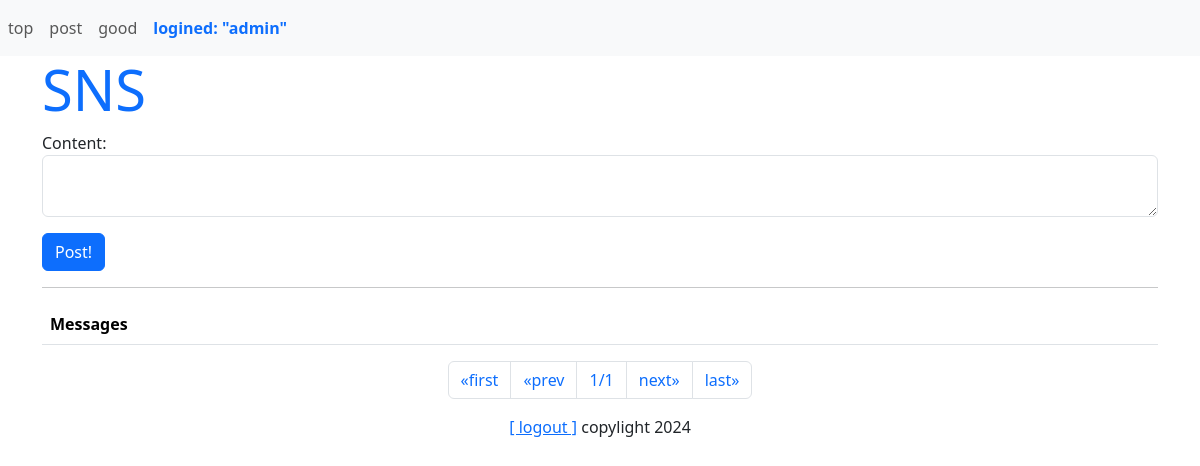
The page /sns/ (signed in) on the database as committed earlier.
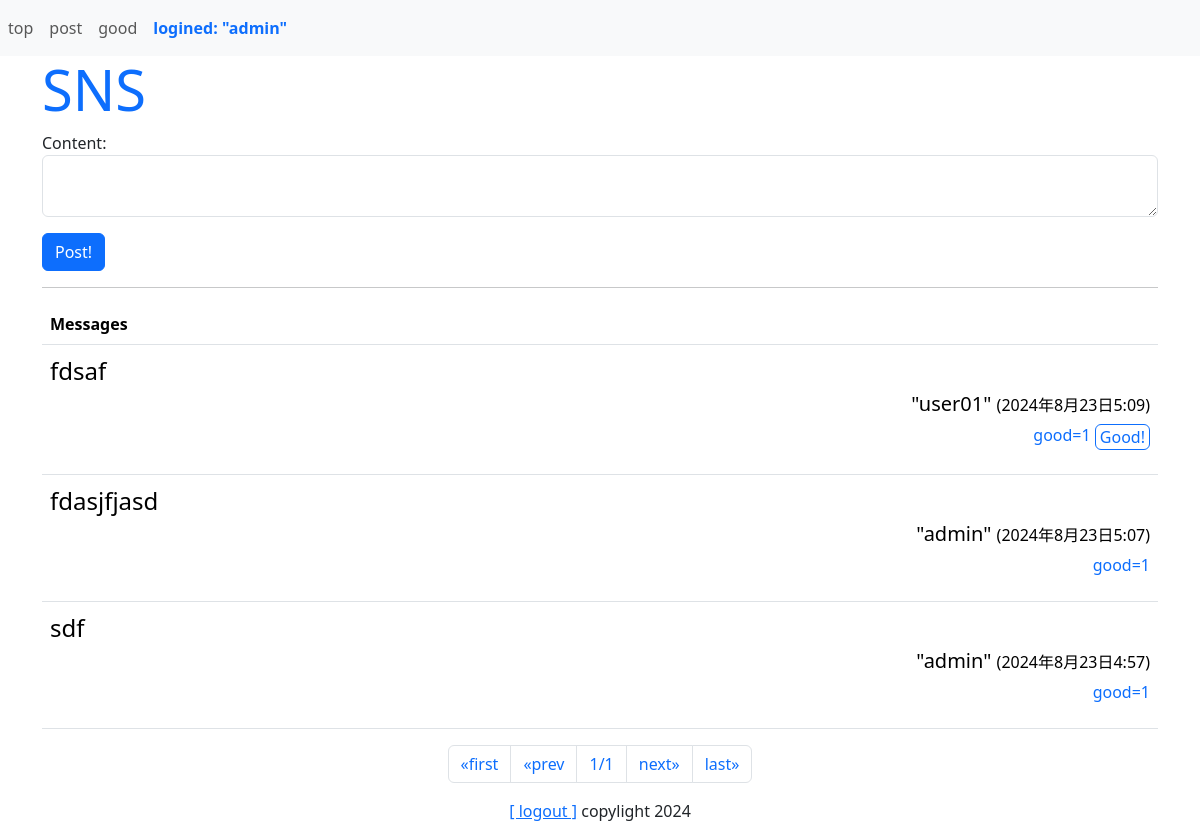
The same page on the database as committed later.
### sns/models.py (models this page shows, shortened)
class Message(models.Model):
    owner = models.ForeignKey(User,on_delete=models.CASCADE, related_name='message_owner')
    content = models.TextField(max_length=1000)
    good_count = models.IntegerField(default=0)
    pub_date = models.DateTimeField(auto_now_add=True)
    class Meta:
        ordering = ('-pub_date',)

### sns/views.py (the view)
# urls.py: path('', views.index, name='index'),
@login_required(login_url='/admin/login')
def index(request,page=1):
    max = 10
    form = PostForm(request.user)
    msgs = Message.objects.all()
    paginate = Paginator(msgs,10)
    page_items = paginate.get_page(page)
    params = {
        'login_user':request.user,
        'form':form,
        'contents':page_items
    }
    return render(request,'sns/index.html',params)

### sns/forms.py
class PostForm(forms.Form):
    content = forms.CharField(max_length=500, widget=forms.Textarea(attrs={'class':'form-control','rows':2}))
    def __init__(self,user,*args, **kwargs):
        super(PostForm,self).__init__(*args, **kwargs)

### hello/views.py (called while the page is built)
def sample_middleware(get_response):
    def middleware(request):
        counter = request.session.get('counter',0)
        request.session['counter'] = counter + 1
        response = get_response(request)
        print("count:" + str(counter))
        return response
    return middleware

### sns/templates/sns/index.html (shortened to what this page needs)
{% extends 'sns/layout.html' %}
{% block header %}
<h1 class="display-4 text-primary">SNS</h1>
{% endblock %}
{% block content %}
<form action="{% url 'post' %}" method="POST">
    {{ form.as_p }}
    <button class="btn btn-primary">Post!</button>
</form>
<hr>
<table class="table mt-3">
    <tr>
        <th>Messages</th>
    </tr>
    {% for item in contents %}
    <tr>
        <td>
            <p class="fs-4 my-0">{{ item.content }}</p>
            <p class="my-0 text-end">
                <span class="fs-5">
                    "{{ item.owner }}"
                </span>
                <span class="fs-6">
                    ({{ item.pub_date }})
                </span>
            </p>
            <p class="mt-1 fs-6 text-end">
                <span class="h6 text-primary">
                    good={{ item.good_count }}
                </span>
                <span class="float-right">
                    {% if item.owner != login_user %}
                    <a href="{% url 'good' item.id %}">
                        <button class="py-0 px-1 btn btn-outline-primary">Good!</button>
                    </a>
                    {% endif %}
                </span>
            </p>
        </td>
    </tr>
    {% endfor %}
</table>
<ul class="pagination justify-content-center">
    {% if contents.has_previous %}
        <li class="page-item">
            <a href="{% url 'index' %}" class="page-link">&laquo;first</a>
        </li>
        <li class="page-item">
            <a href="{% url 'index' contents.previous_page_number %}" class="page-link">&laquo;prev</a>
        </li>
    {% else %}
        <li class="page-item">
            <a href="" class="page-link">&laquo;first</a>
        </li>
        <li class="page-item">
            <a href="" class="page-link">&laquo;prev</a>
        </li>
    {% endif %}
    <li class="page-item">
        <a href="" class="page-link">
            {{ contents.number }}/{{ contents.paginator.num_pages }}
        </a>
    </li>
    {% if contents.has_next %}
        <li class="page-item">
            <a href="{% url 'index' contents.next_page_number %}" class="page-link">next&raquo;</a>
        </li>
        <li class="page-item">
            <a href="{% url 'index' contents.paginator.num_pages %}" class="page-link">last&raquo;</a>
        </li>
    {% else %}
        <li class="page-item">
            <a href="" class="page-link">next&raquo;</a>
        </li>
        <li class="page-item">
            <a href="" class="page-link">last&raquo;</a>
        </li>
    {% endif %}
</ul>
{% endblock %}

### sns/templates/sns/layout.html (shortened to what this page needs)
{% load static %}
<!DOCTYPE html>
<html lang="ja">
<head>
    <link rel="stylesheet" href="https://cdn.jsdelivr.net/npm/bootstrap/dist/css/bootstrap.css">
</head>
<body>
    <nav class="navbar fiexd-top navbar-expand nav-light bg-light">
        <ul class="navbar-nav mr-auto" style="width: 100%;">
            <li class="nav-item">
                <a href="{% url 'index' %}" class="nav-link">top</a>
            </li>
            <li class="nav-item">
                <a href="{% url 'post' %}" class="nav-link">post</a>
            </li>
            <li class="nav-item">
                <a href="{% url 'goods' %}" class="nav-link">good</a>
            </li>
            <li class="nav-item nav-link fw-bold text-primary">
                logined: "{{login_user}}"
            </li>
        </ul>
    </nav>
    <div class="container">
        <div>{% block header %}{% endblock %}</div>
        <div>{% block content %}{% endblock %}</div>
        <div class="my-3 text-center">
            <span class="font-weight-bold">
                <a href="/admin/logout?next=/sns">[ logout ]</a>
                <span class="float-right">copylight 2024</span>
            </span>
        </div>
    </div>
</body>
</html>

Rows that differ between the two databases and show on the page:
added Message: content "fdsaf", owner "user01", pub_date "2024年8月23日5:09", good_count "1", shows "Good!"
added Message: content "fdasjfjasd", owner "admin", pub_date "2024年8月23日5:07", good_count "1"
added Message: content "sdf", owner "admin", pub_date "2024年8月23日4:57", good_count "1"
